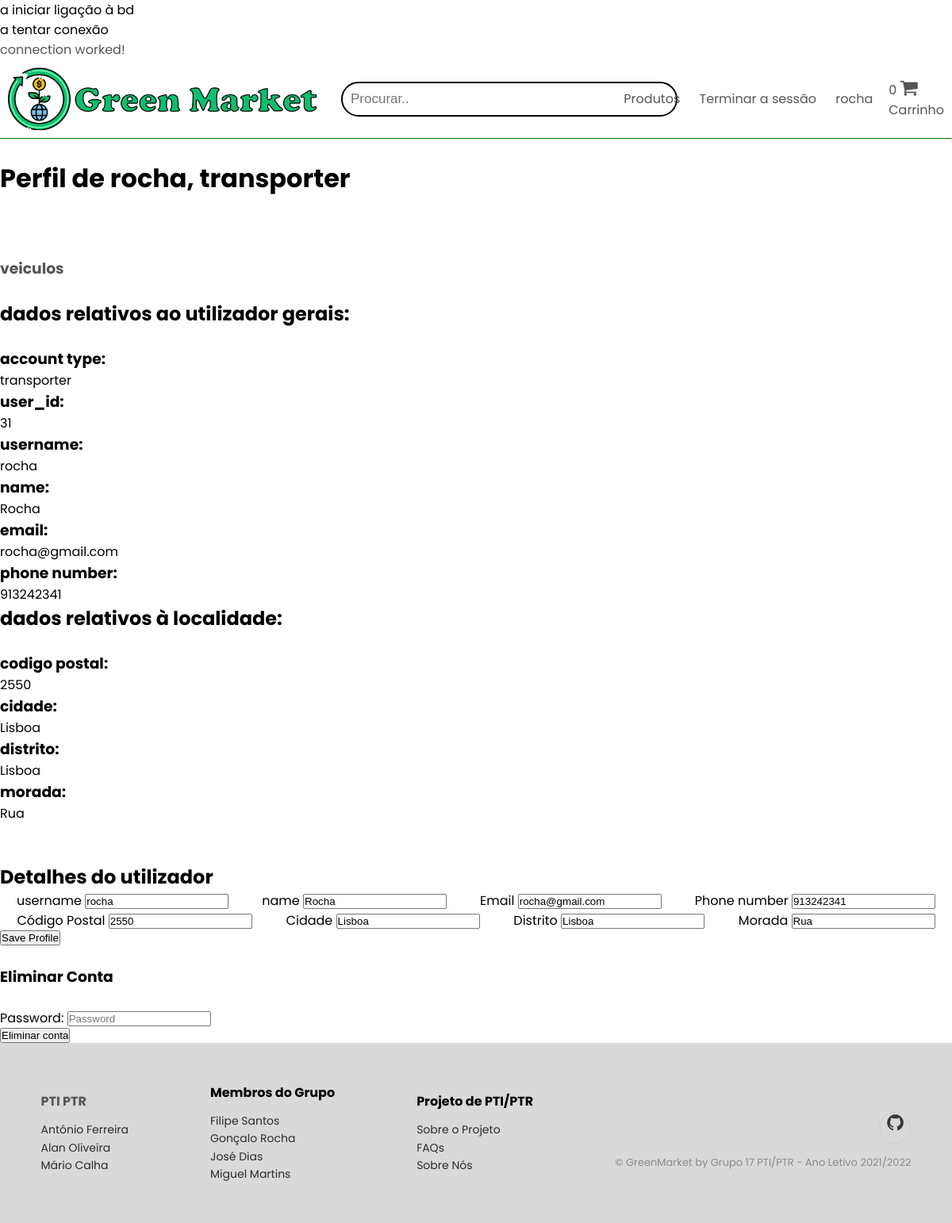
The page /php/profile.php (signed in) on the database its author committed.
### tables this page shows
CREATE TABLE `user_info` (
  `user_id` int NOT NULL AUTO_INCREMENT,
  `username` char(20) NOT NULL,
  `password` char(32) NOT NULL,
  `name` char(32) DEFAULT NULL,
  `email` char(50) NOT NULL,
  `accountType` char(32) DEFAULT NULL,
  `birthday` char(32) DEFAULT NULL,
  `gender` char(32) DEFAULT NULL,
  `phone` char(32) DEFAULT NULL,
  `created_at` timestamp NOT NULL DEFAULT CURRENT_TIMESTAMP,
  PRIMARY KEY (`user_id`),
  UNIQUE KEY `username` (`username`),
  UNIQUE KEY `email` (`email`)
);

CREATE TABLE `user_address` (
  `user_addr_id` int NOT NULL AUTO_INCREMENT,
  `user_id` int NOT NULL,
  `postal_code` smallint NOT NULL,
  `city` varchar(200) NOT NULL,
  `district` varchar(200) NOT NULL,
  `address` varchar(200) NOT NULL,
  PRIMARY KEY (`user_addr_id`),
  KEY `fk_customer_login_customer_address` (`user_id`)
);

### php/profile.php (the view, shortened to what this page needs)
<?php
include "openconn.php";
?>
<!DOCTYPE html>
<html lang="pt">
    <head>
        <link rel="stylesheet" type="text/css" href="../html/css/homepage.css">
        <link rel="stylesheet" href="https://cdn.jsdelivr.net/npm/@fortawesome/fontawesome-free@5.15.4/css/fontawesome.min.css">
        <link rel="stylesheet" href="https://stackpath.bootstrapcdn.com/font-awesome/4.7.0/css/font-awesome.min.css">
        <link rel="stylesheet" href="https://cdnjs.cloudflare.com/ajax/libs/ionicons/2.0.1/css/ionicons.min.css">
    </head>
    <body>
        <header class="header">
            <div class="container">
                <div class="navbar">
                    <div class="logo">
                        <a href="../php/homepage.php"><img src="../html/imagens/logo.png" width="400px"></a>
                    </div>
                    <div class="search">
                        <input type="text" placeholder="Procurar..">
                    </div>
                    <?php if(isset($_SESSION['username'])):  ?>
                    <nav>
                        <ul>
                          <li><a href="../php/products.php"> Produtos </a></li>
                          <li><a href="logout.php"> Terminar a sessão </a></li>
                          <li><a href="profile.php"> <?php echo $_SESSION["username"];?> </a></li>
                        </ul>
                    </nav>
                    <?php endif; ?>
                    <a href="cartView.html" aria-label="0 items in cart" class="nav-a nav-a-2 nav-progressive-attribute" id="nav-cart">
                    <div id="nav-cart-count-container">
                        <span id="nav-cart-count" aria-hidden="true" class="nav-cart-count nav-cart-0 nav-progressive-attribute nav-progressive-content">0</span>
                        <i class="fa fa-shopping-cart" style="font-size:24px"></i>
                    </div>
                    <div id="nav-cart-text-container" class=" nav-progressive-attribute">
                        <span aria-hidden="true" class="nav-line-2">
                        Carrinho
                        </span>
                    </div>
                    </a>
                </div>
                <hr>
            </div>
        </header>
        <br>
        <h1> Perfil de <?php echo $_SESSION['username']; ?>, <?php echo  $_SESSION["usertype"];?></h1>
        <br>
        <br>
        <?php
        if($_SESSION["usertype"] == "consumer"){
            echo "<br><h3><a href='products.html'>Fazer compras</a></h3><br>";
        }elseif($_SESSION["usertype"] == "transporter"){
            echo "<br><h3><a href='transporterVehicles.php'>veiculos</a></h3><br>";
        }elseif($_SESSION["usertype"] == "supplier"){
            echo "<br><h3><a href='supplierProducts.php'>produtos</a></h3><br>";
            echo "<br><h3><a href='storage.php'>armazéns</a></h3><br>";
        }
        ?>
        <?php
        $username = $_SESSION['username'];
        $query = "SELECT * FROM user_info WHERE username='$username'";
        $res = mysqli_query($conn, $query);
        if (mysqli_num_rows($res) == 1) {
            $row = mysqli_fetch_array($res);
            $userid = $row['user_id'];
            $nome = $row['name'];
            $email = $row['email'];
            $phone = $row['phone'];
            $query2 = "SELECT * FROM user_address WHERE user_id='$userid'";
            $res2 = mysqli_query($conn, $query2);
            if(mysqli_num_rows($res2) == 1){
                $row2 = mysqli_fetch_array($res2);
                echo"<ul>";
                echo "<h2> dados relativos ao utilizador gerais: </h3>";
                echo "<br>";
                    echo"<li><h3>account type:</h3>";
                    echo "<li>".$row['accountType'];
                    echo"<li><h3>user_id:</h3>";
                    echo "<li>".$row['user_id'];
                    echo"<li><h3>username:</h3>";
                    echo "<li>".$row['username'];
                    echo "<li><h3>name:</h3>";
                    echo "<li>".$row['name'];
                    echo"<li><h3>email:</h3>";
                    echo "<li>".$row['email'];
                    echo"<li><h3>phone number:</h3>";
                    echo "<li>".$row['phone'];
                echo "<br>";
                echo "<h2> dados relativos à localidade: </h2>";
                echo "<br>";
                    echo"<li><h3>codigo postal:</h3>";
                    echo "<li>".$row2['postal_code'];
                    echo "<li><h3>cidade:</h3>";
                    echo "<li>".$row2['city'];
                    echo"<li><h3>distrito:</h3>";
                    echo "<li>".$row2['district'];
                    echo"<li><h3>morada:</h3>";
                    echo "<li>".$row2['address'];
                echo"</ul>";
                $postalcode = $row2['postal_code'];
                $city = $row2['city'];
                $district = $row2['district'];
                $address = $row2['address'];
            }else{
                echo "<br>dados indisponiveis";
            }
        }else {
            echo "<br>dados indisponiveis";
        }
        echo "<br>";
        echo "<br>";
        ?>
                    <h2 class="text-right">Detalhes do utilizador</h2>
                    <form action="edit_user.php" method="post">
                        <div class="row mt-3">
                            <div class="col-md-12">
                                <label class="labels">username</label>
                                <input type="text"  placeholder="UNome" name="uname_novo" value="<?php echo $username?>">
                            </div>
                            <div class="col-md-12">
                                <label class="labels">name</label>
                                <input type="text"  placeholder="Nome" name="nome_novo" value="<?php echo $nome?>">
                            </div>
                            <div class="col-md-12">
                                <label class="labels">Email</label>
                                <input type="text"  placeholder="Email" name="email_novo" value="<?php echo $email?>">
                            </div>
                            <div class="col-md-12">
                                <label class="labels">Phone number</label>
                                <input type="text"  placeholder="Phone" name="phone_novo" value="<?php echo $phone?>">
                            </div>
                            <div class="col-md-12">
                                <label class="labels">Código Postal</label>
                                <input type="text"  placeholder="Código Postal" name="codPostal_novo" value="<?php echo $postalcode?>">
                            </div>
                            <div class="col-md-12">
                                <label class="labels">Cidade</label>
                                <input type="text"  placeholder="Cidade" name="cidade_novo" value="<?php echo $city?>">
                            </div>
                            <div class="col-md-12">
                                <label class="labels">Distrito</label>
                                <input type="text"  placeholder="Código Postal" name="distrito_novo" value="<?php echo $district?>">
                            </div>
                            <div class="col-md-12">
                                <label class="labels">Morada</label>
                                <input type="text"  placeholder="Morada" name="morada_nova" value="<?php echo $address?>">
                            </div>
                        </div>
                        <div class="mt-3 text-center">
                            <div class="col-md-4">
                                <input type="submit" value="Save Profile" name="edit_utilizador">
                            </div>
                        </div>
                    </form>
                    <br>
                    <h3 class="text-right">Eliminar Conta</h3>
                    <br>
                    <form action="delete_account.php" method="post">
                        <label class="labels">Password:</label>
                        <input type="password"  placeholder="Password" name="password" value="">
                        <br>
                        <input type="submit" value="Eliminar conta" name="delete_conta" class="btnL">
                    </form>
        <div class="footer-clean">
        <footer>
            <div class="container">
                <div class="row justify-content-center">
                    <div class="col-sm-4 col-md-3 item">
                        <h3>
                            <a href="https://fenix.ciencias.ulisboa.pt/degrees/tecnologias-de-informacao-564500436615450/disciplina-curricular/2253530685505944">PTI</a>
                            <a href="https://fenix.ciencias.ulisboa.pt/degrees/tecnologias-de-informacao-564500436615450/disciplina-curricular/2253530685505943">PTR</a>
                        </h3>
                        <ul>
                            <li><a href="https://ciencias.ulisboa.pt/pt/perfil/amferreira">António Ferreira</a></li>
                            <li><a href="https://ciencias.ulisboa.pt/perfil/aodsa">Alan Oliveira</a></li>
                            <li><a href="https://ciencias.ulisboa.pt/pt/perfil/mcalha">Mário Calha</a></li>
                        </ul>
                    </div>
                    <div class="col-sm-4 col-md-3 item">
                        <h3>Membros do Grupo</h3>
                        <ul>
                            <li><a href="">Filipe Santos</a></li>
                            <li><a href="">Gonçalo Rocha</a></li>
                            <li><a href="">José Dias</a></li>
                            <li><a href="">Miguel Martins</a></li>
                        </ul>
                    </div>
                    <div class="col-sm-4 col-md-3 item">
                        <h3>Projeto de PTI/PTR</h3>
                        <ul>
                            <li><a href="welcome.html">Sobre o Projeto</a></li>
                            <li><a href="#">FAQs</a></li>
                            <li><a href="#">Sobre Nós</a></li>
                        </ul>
                    </div>
                    <div class="col-lg-3 item social"><a href="https://github.com/ptiptr17/PTIPTR17_2021-2022"><i class="fa fa-github"></i></a>
                        <p class="copyright">© GreenMarket by Grupo 17 PTI/PTR - Ano Letivo 2021/2022</p>
                    </div>
                </div>
            </div>
        </footer>
        </div>
    </body>
</html>

### php/openconn.php (shortened to what this page needs)
<?php
echo "a tentar conexão<br>";
if (mysqli_connect_error()) {
echo "connection failed<br>";
die("Database connection failed: " . mysqli_connect_error());
} else{
	echo "<p> connection worked!</p>";
}
?>

### html/css/homepage.css (style rules this page uses)
* { margin: 0; padding: 0; box-sizing: border-box; }
body { font-family: "Poppins", sans-serif; }
.navbar { display: flex; align-items: center; padding: 10px; }
nav { flex: 1; text-align: right; }
nav ul { display: inline-block; list-style-type: none; }
nav ul li { display: inline-block; margin-right: 20px; }
a { text-decoration: none; color: #555; }
p { color: #555; }
.container { max-width: 1300px; margin: auto; }
.row { display: flex; align-items:center; flex-wrap: wrap; justify-content: space-around; }
.search input[type=text] { padding: 10px; border: 2px solid black; font-size: 17px; margin-left: 20px; background-color: transparent; border-radius: 25px; width: 160%; }
hr { border-top: 1px solid green; }
.footer-clean { padding:50px 0; background-color:rgba(209, 209, 209, 0.829); color:#000000; }
.footer-clean h3 { margin-top:0; margin-bottom:12px; font-weight:bold; font-size:16px; }
.footer-clean ul { padding:0; list-style:none; line-height:1.6; font-size:14px; margin-bottom:0; }
.footer-clean ul a { color:inherit; text-decoration:none; opacity:0.8; }
.footer-clean .item.social { text-align:right; }
.footer-clean .item.social > a { font-size:24px; width:40px; height:40px; line-height:40px; display:inline-block; text-align:center; border-radius:50%; border:1px solid #ccc; margin-left:10px; margin-top:22px; color:inherit; opacity:0.75; }
.footer-clean .copyright { margin-top:14px; margin-bottom:0; font-size:13px; opacity:0.6; }

### rows shown on the page
user_info: accountType "transporter", user_id "31", username "rocha", name "Rocha", email "rocha@gmail.com", phone "913242341", nome_novo "Rocha", email_novo "rocha@gmail.com", phone_novo "913242341"
user_address: postal_code "2550", city "Lisboa", district "Lisboa", address "Rua", codPostal_novo "2550", cidade_novo "Lisboa", distrito_novo "Lisboa", morada_nova "Rua"

### other values the page prints
$_SESSION["username"] "rocha"
$_SESSION['username'] "rocha"
$_SESSION["usertype"] "transporter"
